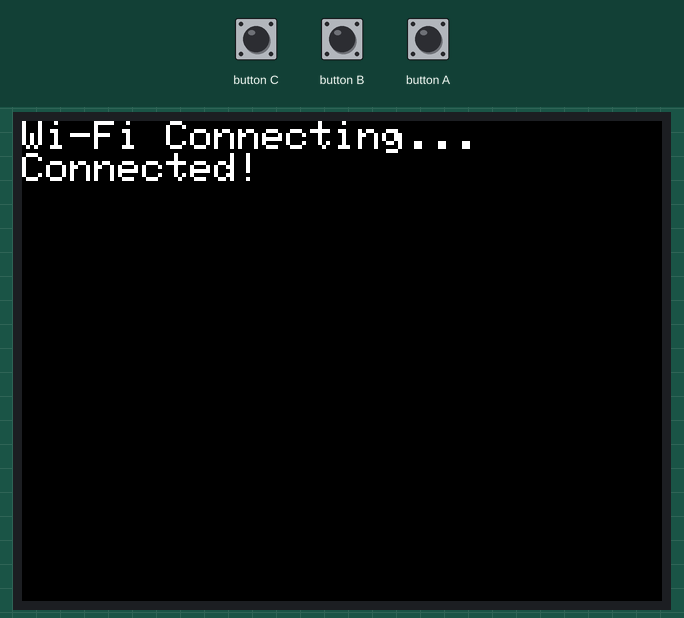
Simulated run of this sketch. Board: ESP32. On the bench: 320×240 colour display. Inputs (shaded band) come from the test bench. WiFi joins after 1.5 s; servers stay silent unless stated; uploads are accepted with an empty reply.

Above: at 2.8 s.
2.9 s: button C pressed for 0.15 s
At 4.0 s:
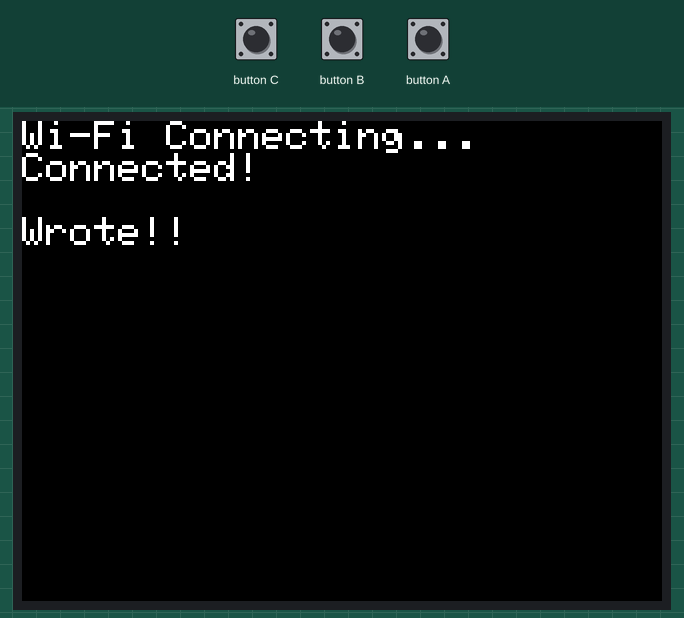
4.6 s: button B pressed for 0.15 s
At 5.3 s:
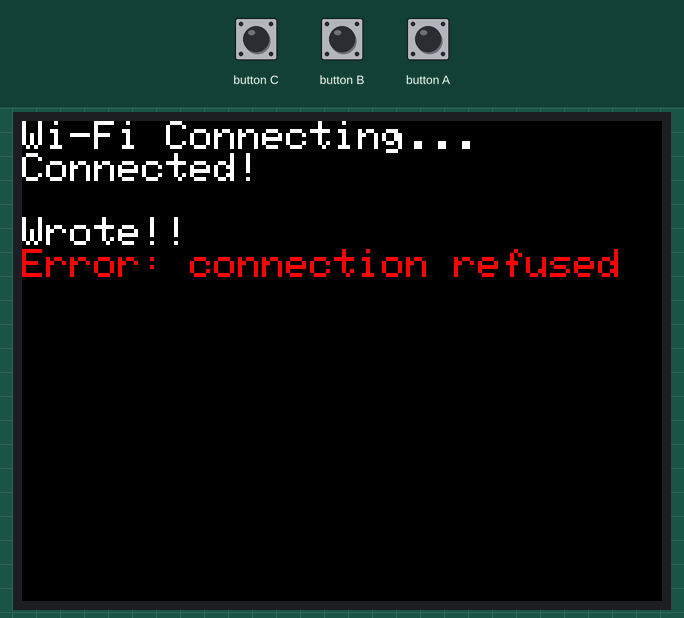
6.3 s: button C pressed for 1 s
At 7.7 s:
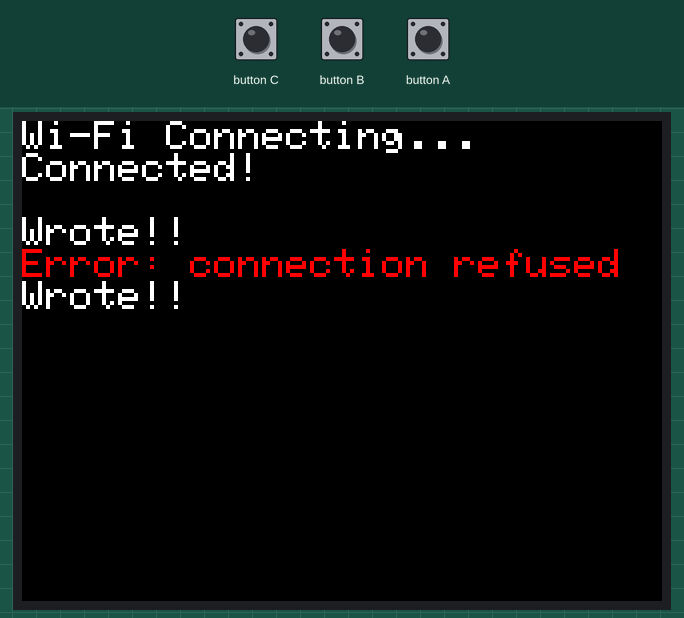
8.8 s: button B pressed for 1 s
At 9.7 s:
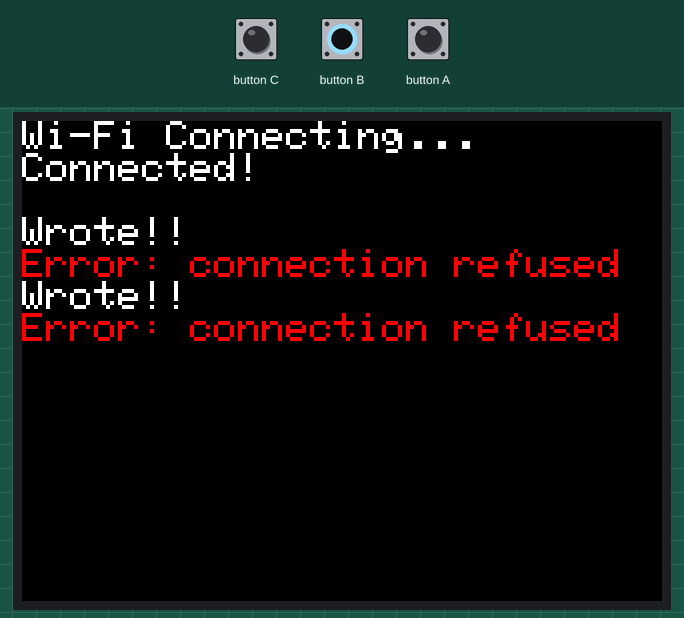
Timing chart, 0 to 11.8 s (numbered marks = the images above; inputs shaded):
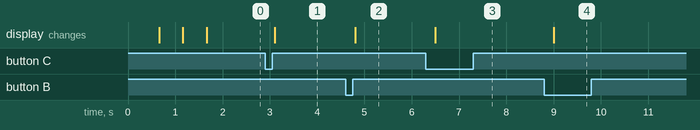

The sketch:

without-auth.ino
```cpp
#include <M5Stack.h>
#include <WiFi.h>
#include <HTTPClient.h>

const char *SSID = "YOUR_WIFI_SSID";
const char *PASSWORD = "YOUR_WIFI_PASS";

#define PROJECT_ID "YOUR_PROJECT_ID"

void setup() {
  M5.begin();
  M5.Lcd.setTextSize(2);

  WiFi.begin(SSID, PASSWORD);
  M5.Lcd.print("Wi-Fi Connecting");
  while(WiFi.status() != WL_CONNECTED){
    M5.Lcd.print(".");
    delay(500);
  }
  M5.Lcd.println();
  M5.Lcd.println("Connected!");
  M5.Lcd.println();
}

void readData(){
  HTTPClient client;
  String url = "https://" PROJECT_ID ".firebaseio.com/global.json";
  client.begin(url);
  int result = client.GET();
  if(result == HTTP_CODE_OK){   // HTTP_CODE_OK = 200
    M5.Lcd.println(client.getString());
  }else{
    M5.Lcd.setTextColor(RED);
    M5.Lcd.print("Error: ");
    M5.Lcd.println(client.errorToString(result));
    M5.Lcd.setTextColor(WHITE);
  }
  client.end();
}

void writeData(){
  HTTPClient client;
  String url = "https://" PROJECT_ID ".firebaseio.com/global.json";
  client.begin(url);
  int result = client.PUT("{\"msg\":\"I'm an ESP32!\"}");
  if(result == HTTP_CODE_OK){   // HTTP_CODE_OK = 200
    M5.Lcd.println("Wrote!!");
  }else{
    M5.Lcd.setTextColor(RED);
    M5.Lcd.print("Error: ");
    M5.Lcd.println(client.errorToString(result));
    M5.Lcd.setTextColor(WHITE);
  }
  client.end();
}

void loop() {
  if(M5.BtnB.wasPressed()){
    readData();
  }
  if(M5.BtnC.wasPressed()){
    writeData();
  }
  M5.update();
}
```

Measured:
- after the input at 2.9 s, the display: changes after 0.20 s (image 1)
- after the input at 4.6 s, the display: changes after 0.20 s (image 2)
- after the input at 6.3 s, the display: changes after 0.20 s (image 3)
- after the input at 8.8 s, the display: changes after 0.20 s (image 4)
